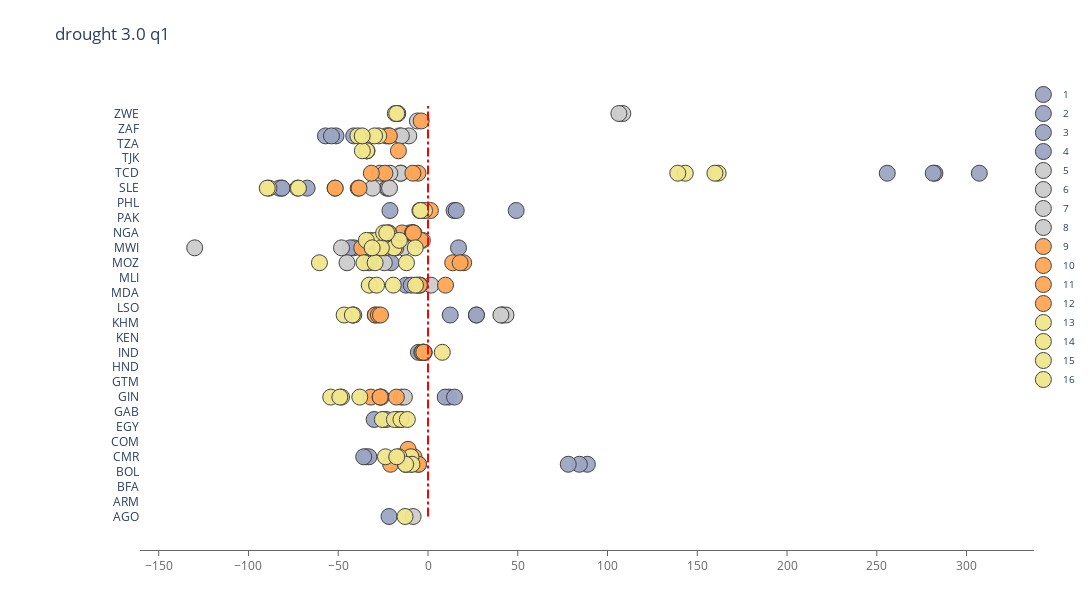
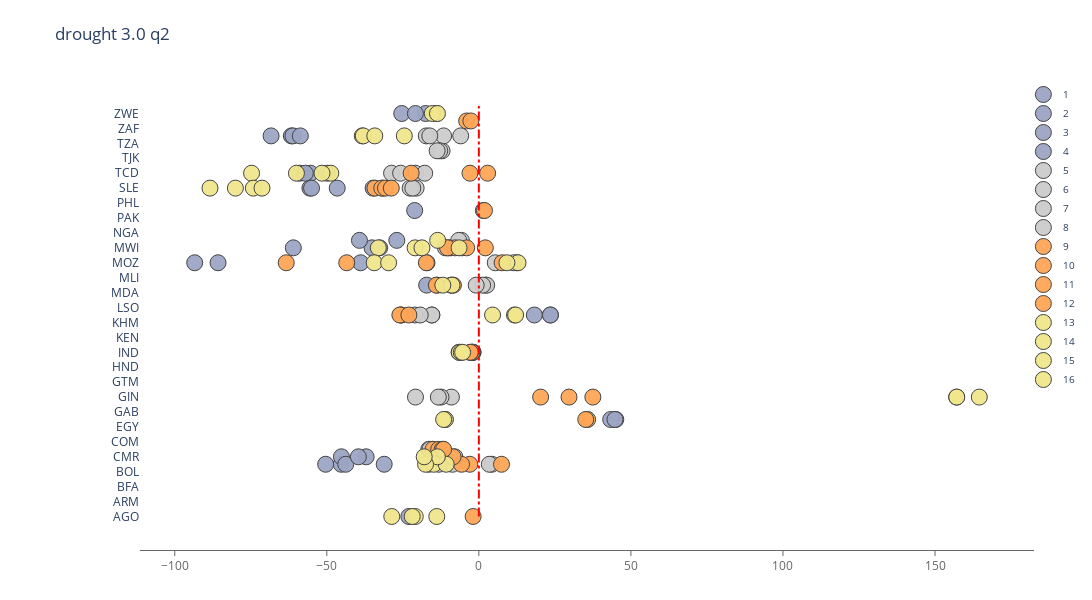
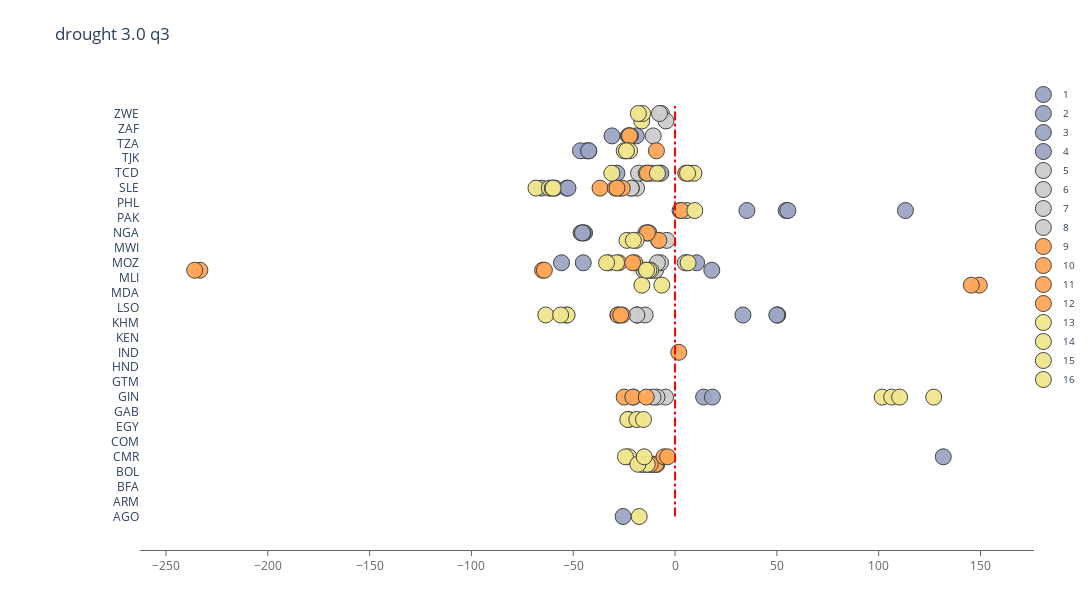
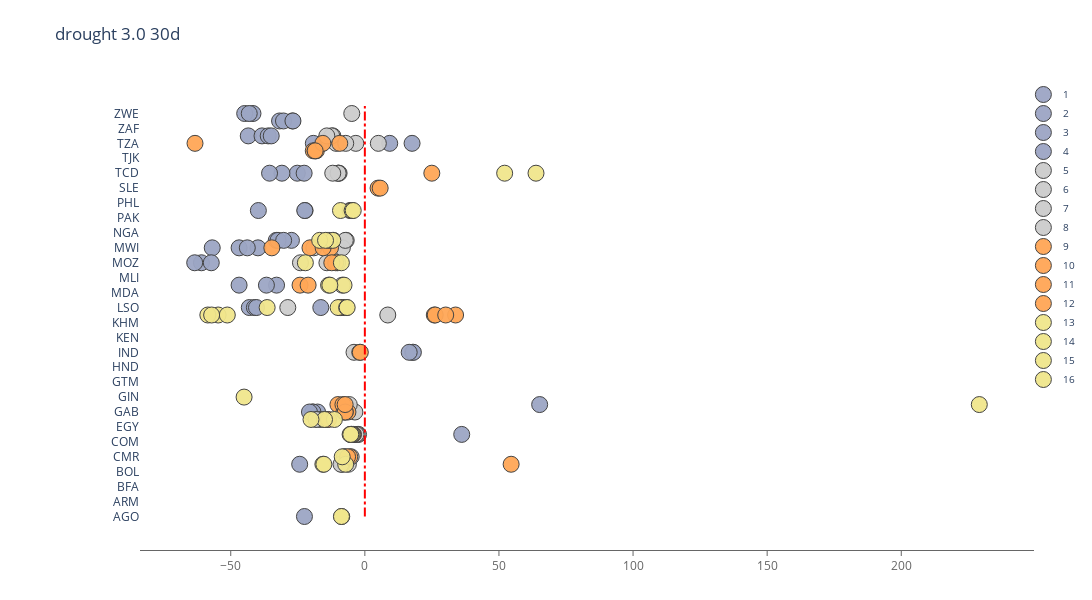

The notebook cell saved with these charts, in order:
### Code cell
import re
from tqdm import tqdm

folder = r"Z:\Laboral\World Bank\Paper - Child mortality and Climate Shocks\Outputs\countries"
files = os.listdir(folder)
files = [f for f in files if ".tex" in f]
files = select_files(files, name="version 3 drought 3_0", months="_6 months")

all_specs = []
for file in tqdm(files):

    filename = rf"{folder}\{file}"
    country = re.search(r"([A-Z]{3})", file).group(0)
    
    df = pd.read_csv(filename,
                    sep='&',
                    header=0,
                    skiprows=4,
                    skipfooter=3,
                    engine='python')

    keywords = "drought|excessiverain|prec" # Regex allowed

    # Process data
    df = df.set_index(df.columns[0]) # Set variable names in index
    df = df[df.index != ' '] # Remove standard errors
    df = df[df.index.str.contains(keywords)]
    df.index = df.index.str.strip()
    df.index.name = "variable"
    df = df.reset_index()
    results = {}
    df.columns = [re.sub(r'[^0-9a-zA-Z]+', '', col) for col in df.columns]
    
    # Format dataframe
    country_specs = df.melt(id_vars=["variable"], var_name="specification", value_name="value")
    country_specs["value"] = process_significance(country_specs.value)    
    country_specs["value"] = make_float(country_specs.value)    
    country_specs["Country"] = country
    country_specs["variable"] = country_specs["variable"].str.replace(r"\_6\_", " ").str.replace(r"3\_0\_", "3.0 ")
    all_specs += [country_specs]
    
all_specs = pd.concat(all_specs)

dot_plot(all_specs, "drought 3.0 q1")
dot_plot(all_specs, "drought 3.0 q2")
dot_plot(all_specs, "drought 3.0 q3")
dot_plot(all_specs, "drought 3.0 30d")
dot_plot(all_specs, "drought 3.0 30d3m")
dot_plot(all_specs, "drought 3.0 3m6m")
dot_plot(all_specs, "drought 3.0 6m12m")
